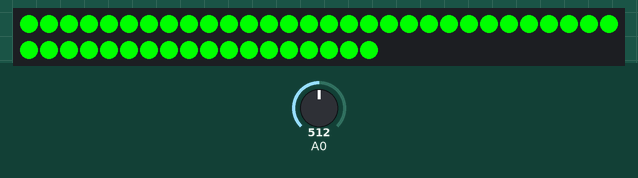
Simulated run of this sketch. Board: Arduino Uno, built with avr-gcc and run on an emulated ATmega328P. Parts: 48 RGB LEDs in strip order, left to right, continuing on the next row. The test bench sets the inputs (shaded band); at power-on: A0 = 512. Dim RGB values are drawn brighter than linear.

Above: at 1.2 s.
1.3 s: A0 set to 716
At 2.3 s:
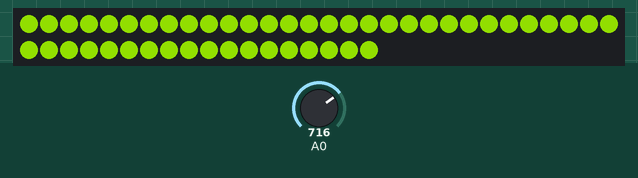
2.9 s: A0 set to 900
At 4.1 s:
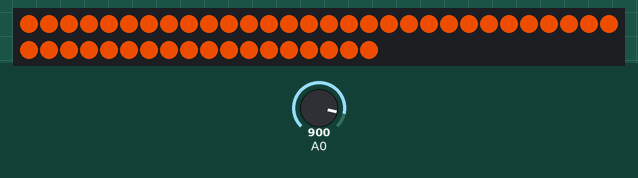
4.6 s: A0 set to 306
At 6.0 s:
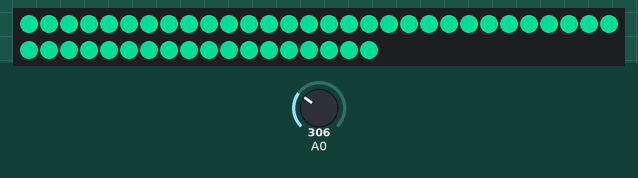
6.3 s: A0 set to 245
7.9 s: A0 set to 122
At 8.9 s:
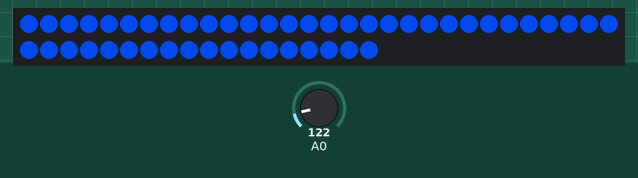
Timing chart, 0 to 10.5 s (numbered marks = the images above; inputs shaded):
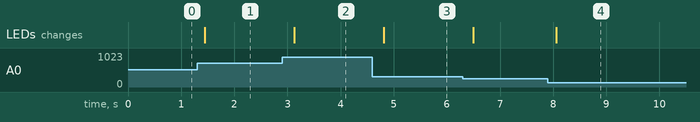

Measured:
- after the input at 1.3 s, the LEDs: change after 0.14 s (image 1)
- after the input at 2.9 s, the LEDs: change after 0.23 s (image 2)
- after the input at 4.6 s, the LEDs: change after 0.21 s (image 3)
- after the input at 7.9 s, the LEDs: change after 0.16 s (image 4)

The sketch:

Infinite_Mirror.ino
```cpp
#include <FastLED.h>
#define NUM_LEDS 48
#define DATA_PIN 4
CRGB leds[NUM_LEDS];

int tension, val;

//============================================================

void setup()
{

  FastLED.addLeds<WS2812B, DATA_PIN, GRB>(leds, NUM_LEDS);

}

//============================================================

void loop()
{

tension = analogRead(A0); // on lit la valeur du Potentiomètre
val = map(tension,0,1023,0,2*255);
if( val < 255)
ledRVBpwm(0,val,255-val);

if( val >= 255 && val <= 2*255)
ledRVBpwm(val-255, 255-(val-255),0);

}

//============================================================

void ledRVBpwm(int pwmRouge, int pwmVert, int pwmBleu) { // reçoit valeur 0-255 par couleur
//leds[0] = CRGB(pwmRouge, pwmVert, pwmBleu);
for (int i=0; i<48; i++){
  leds[i] = CRGB(pwmRouge, pwmVert, pwmBleu);
  FastLED.show();
}
}
```
